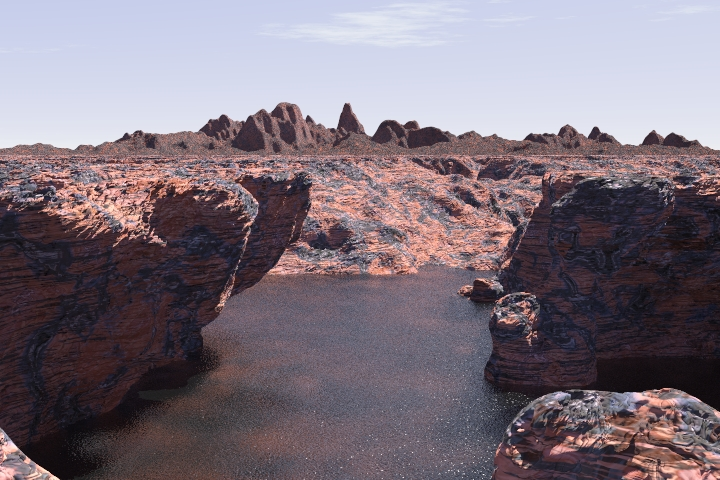
%> input picture Week 2/landscape-a.jpg, 720 x 480 px
$ octave --eval "result = runningSIFT;"   (GNU Octave 9; MATLAB toolbox functions it lacks are replaced by stand-ins)
%> lines starting %> are read from the running program, lines starting %| are printed output that depends on the picture
### Week 2/DoG.m
%function loc = DoG(im,tf)
% uses the difference of gaussian approach for finding the local feature
% points.
%
%INPUT
%-im: image (grayscale)
%-tf: flatness threshold (typically 0.01)
%
%OUTPUT
%-loc: a matrix of nx3 with n found locations with [x,y,sigma] for columns
function loc = DoG(im,tf)
loc = [];

%prior smoothing sigma
sigmaP = 1.6;
levels = 3;
%scaling factor
k = 2^(1/levels);
noCascades = 4;

GP  =  cell(levels+3,1);
for i = 1:levels+3
    GP{i} = gaussian(sigmaP*(k^(i-2)));
end

im2 = imresize(im,2);

%for all cascades
for cascade = 1:noCascades
    %gaussians for smoothing (i.e. scaling)
    % and gaussian smoothed images

    %smoothing of images
    imG = cell(levels+3,1);
    for i = 1:levels+3
        if cascade == 0
            imG{i} = conv2(GP{i},GP{i},im2,'same');
        else
            imG{i} = conv2(GP{i},GP{i},im,'same');
        end
    end

    %difference of gaussians
    imDoG = zeros(size(im,1),size(im,2),levels+2);
    for i = 1:levels+2
        imDoG(:,:,i) = imG{i+1} - imG{i};
    end

    %check nearby extrema in subsequent layers
    imExtrema = imregionalmax(imDoG);
    imExtrema = imExtrema(:,:,2:end-1);
    %eliminate responses on the edge
    imExtrema(1,:,:) = 0;imExtrema(end,:,:) = 0;
    imExtrema(:,1,:) = 0;imExtrema(:,end,:) = 0;
    imDoG = imDoG(:,:,2:end-1);

    %put local maxima in vector with corresponding sigma and test for
    %flatness enhance location and eliminate edge responses
    for i = 1:levels
        % current sigma
        scale = 2^(cascade-1);
        sigmaC = scale*sigmaP*(k^(i-1));
        [row,col] = find(imExtrema(:,:,i)==1);
        %test flatness
        flat = abs(diag(imDoG(row,col,i))) < tf;
        row = row(flat==0); col = col(flat==0);
        %update location

        %eliminate edge responses
        edge = zeros(length(row),1);
        for ind = 1:length(row)
            x = col(ind);
            y = row(ind);
            patch = imDoG(y-1:y+1,x-1:x+1,i);
            if checkForEdge(patch,10)
                edge(ind) = 1;
            end
        end
        row = row(edge==0); col = col(edge==0);
        %add new feature points
        loc = [loc; round(scale*col),round(scale*row),...
                    repmat(sigmaC,length(row),1)];
    end

    im = imresize(im,0.5);
end

end

### Week 2/gaussian.m
function G = gaussian(sigma)

L = ceil(3*sigma);

if sigma == 0
    G = 0;
else
    G = 1/(sigma*sqrt(2*pi)) * exp(-(-L:L).^2/(2*sigma^2));
    %(normalization)
    G = G / sum(G);
end

end

### Week 2/runningSIFT.m
function [f1,f2]=runningSIFT(im1,im2)
close all
if nargin <1
% loading the image
im1 = imread('landscape-a.jpg');
%> im1 is the input picture: size 480x720x3 uint8; mean R, G, B 124.1, 112.8, 123
im2 = imread('landscape-b.jpg');
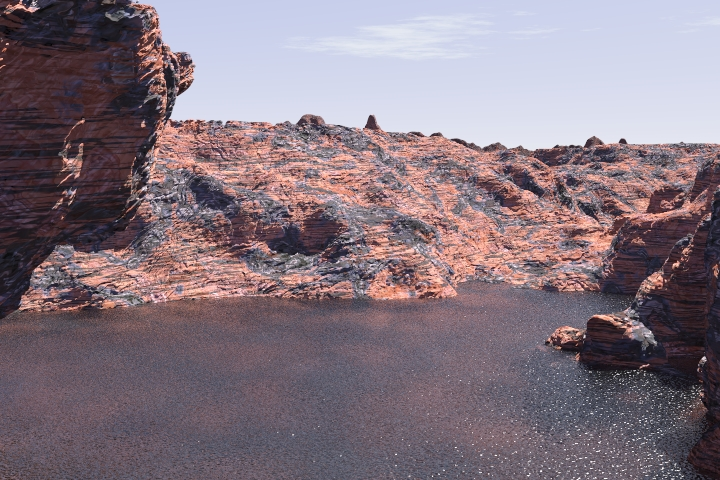
%> input picture Week 2/landscape-b.jpg, 720 x 480 px
%> im2 is the input picture: size 480x720x3 uint8; mean R, G, B 132, 117.3, 127.3
im1 = single(im1(:,:,1));
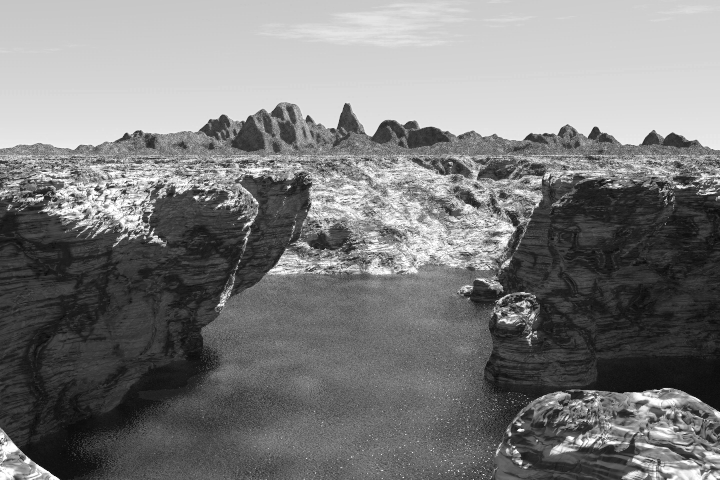
%> im1: size 480x720 single; min 8, max 255, mean 124.1
im2 = single(im2(:,:,1));
%> im2: size 480x720 single
end
%% HARRIS
% [5 lines of commented-out code are left out]


 %% DoG
 loc1=DoG(im1./255,0.0000001)';
%> the loop in DoG, `for cascade = 1:noCascades` made 4 passes
%> pass 1, in DoG, `imExtrema = imExtrema(:,:,2:end-1);`:
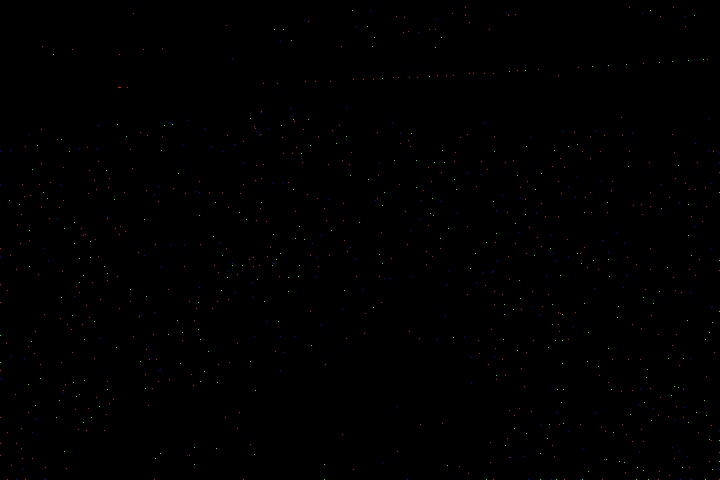
%> imExtrema: size 480x720x3 logical; mean R, G, B 0.00133, 0.00077, 0.000547
%> after the loop in DoG, `for cascade = 1:noCascades`:
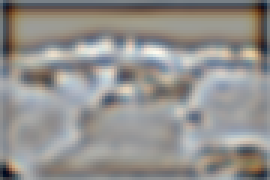
%> imDoG: size 60x90x3 double (shown 3 times larger); mean R, G, B -0.00495, -0.00603, -0.00752; drawn with min black and max white
%> after the loop in DoG, `for cascade = 1:noCascades`: edge = [0; 0; 0]; imG = 6 items; loc = 1079 rows, first 12: [7 344 1.6; 8 291 1.6; 8 433 1.6; 11 256 1.6; 12 466 1.6; 16 395 1.6; 17 444 1.6; 18 225 1.6; 21 244 1.6; 22 215 1.6; 22 429 1.6; 22 449 1.6]
%> loc1 = 1079 columns, first 8: [7 8 8 11 12 16 17 18; 344 291 433 256 466 395 444 225; 1.6 1.6 1.6 1.6 1.6 1.6 1.6 1.6]
 display('first image processed with DoG')
 loc2=DoG(im2./255,0.0000001)';
%> call 2 of DoG, with tf = 1e-07
%> the loop in DoG (call 2), `for cascade = 1:noCascades` made 4 passes
%> pass 1, in DoG (call 2), `imDoG = imDoG(:,:,2:end-1);`:
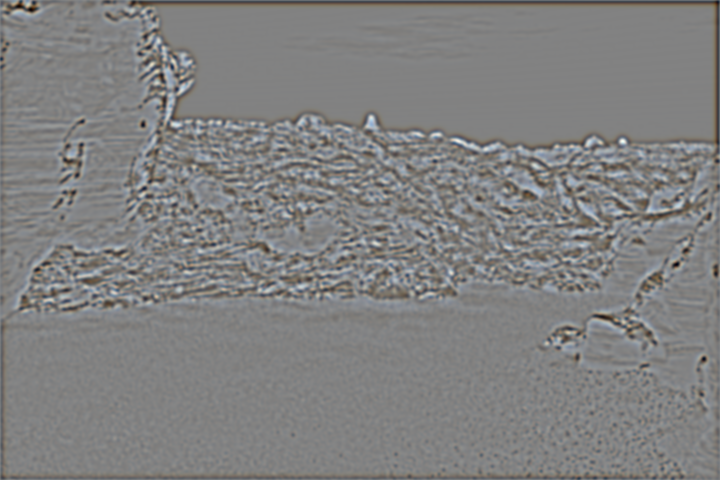
%> imDoG: size 480x720x3 double; mean R, G, B -0.000541, -0.000665, -0.000837; drawn with min black and max white
%> pass 1, in DoG (call 2), `im = imresize(im,0.5);`:
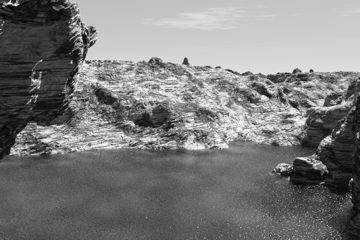
%> im: size 240x360 single; min 0.0477, max 1.02, mean 0.518; drawn with min black and max white
%> after the loop in DoG (call 2), `for cascade = 1:noCascades`:
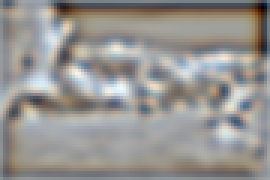
%> imDoG: size 60x90x3 double (shown 3 times larger); mean R, G, B -0.00432, -0.00533, -0.00673; drawn with min black and max white
%> after the loop in DoG (call 2), `for cascade = 1:noCascades`: loc = 981 rows, first 12: [6 17 1.6; 6 179 1.6; 8 302 1.6; 9 322 1.6; 11 219 1.6; 13 154 1.6; 17 266 1.6; 18 307 1.6; 24 211 1.6; 25 54 1.6; 27 251 1.6; 27 289 1.6]
%> loc2 = 981 columns, first 8: [6 6 8 9 11 13 17 18; 17 179 302 322 219 154 266 307; 1.6 1.6 1.6 1.6 1.6 1.6 1.6 1.6]
 display('second image processed with DoG')

 f1=[loc1;zeros(1,size(loc1,2))];
 f2=[loc2;zeros(1,size(loc2,2))];

 %% DoG
% [18 lines of commented-out code are left out]
%% Keypoints and orientation
% f is a matrix, the first two columns is the center of the keypoints, the 3rd
% colum is the size and the 4th the orientation (we dont use orientation
% for now)
% d is the descriptor of the keypoints

%now we find the descriptors for every keypoint
%> (the run ends here)
